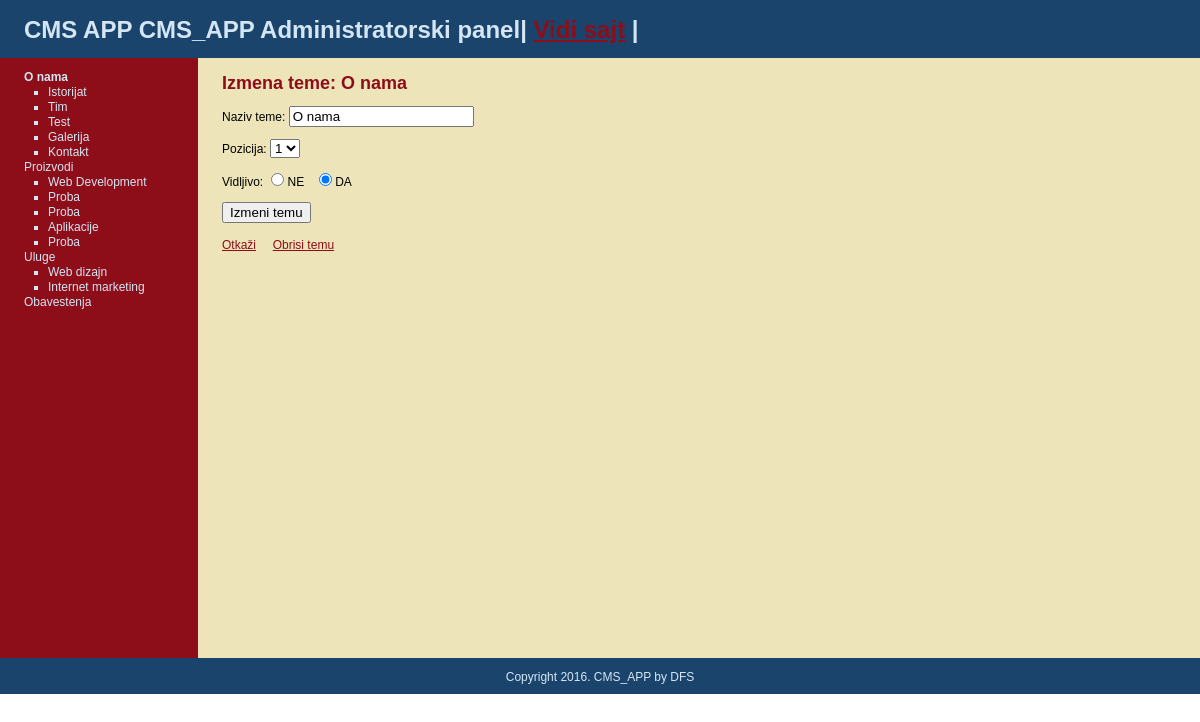
The app's page /izmena_teme.php?tema=1 (signed in) with its own data.
### tables this page shows
CREATE TABLE IF NOT EXISTS `meni` (
  `id` int(11) NOT NULL,
  `ime_dugmeta` varchar(30) NOT NULL,
  `pozicija` int(3) NOT NULL,
  `vidljivo` tinyint(1) NOT NULL
);

CREATE TABLE IF NOT EXISTS `strane` (
  `id` int(11) NOT NULL,
  `dugme_id` int(11) NOT NULL,
  `ime_strane` varchar(30) NOT NULL,
  `pozicija` int(3) NOT NULL,
  `vidljivo` tinyint(1) NOT NULL,
  `sadrzaj` text
);

### public/izmena_teme.php (the view, shortened to what this page needs)
<?php require_once("../includes/konekcija.php") ?>
<?php require_once("../includes/funkcije.php") ?>
<?php  prikaz_naslova(); ?>
<?php include("../includes/layout/header.php") ?>
<div id="main">
	<div id="navigacija">
  		<?php echo navigacija($trenutni_naslov_teme, $trenutni_naslov_strane); ?>
	</div>
	<div id="strana">
    <h2>Izmena teme: <?php echo htmlentities($trenutni_naslov_teme["ime_dugmeta"]); ?></h2>
    <form action="izmena_teme.php?tema=<?php echo urlencode($trenutni_naslov_teme["id"]); ?>" method="post">
    <p>Naziv teme:
    	<input type="text" name="ime_dugmeta" value="<?php echo htmlentities($trenutni_naslov_teme["ime_dugmeta"]); ?>"/>
    </p>
    <p>Pozicija:
    	<select name="pozicija">
        <?php
		$tema_set = prikaz_tema(false);
		$broj_tema = mysqli_num_rows($tema_set);
		for($broj = 1; $broj <= $broj_tema; $broj++){
        echo "<option value=\"{$broj}\"";
		if ($trenutni_naslov_teme["pozicija"] == $broj){
		echo " selected";
		}
		echo ">{$broj}</option>";
        }
		?>
		</select>
    </p>
    <p>Vidljivo:
    	<input type="radio" name="vidljivo" value="0" <?php if ($trenutni_naslov_teme["vidljivo"] == 0) { echo "checked"; } ?>/>NE
        &nbsp;
        <input type="radio" name="vidljivo" value="1"<?php if ($trenutni_naslov_teme["vidljivo"] == 1) { echo "checked"; } ?>/>DA
    </p>
    <input type="submit" name="submit" value="Izmeni temu"/>
    </form>
    <br/>
    <a href="azuriranje.php">Otkaži</a>
    <a href="brisanje_teme.php?tema=<?php echo urlencode($trenutni_naslov_teme["id"]); ?>" onclick="return confirm('Da li ste sigurni?');">Obrisi temu</a>
	</div>
</div>
<?php include("../includes/layout/footer.php") ?>

### includes/funkcije.php (shortened to what this page needs)
<?php
	function prikaz_tema($javno = true) {
		global $konekcija;
            $query = "SELECT * ";
            $query .= "FROM meni ";
            $query .= "ORDER BY pozicija ASC ";
            $tema_set = mysqli_query($konekcija, $query);
			return $tema_set;
	}
	function prikaz_strana_koji_pripadaju_temi($tema_id, $javno=true) {
		global $konekcija;
     		$query = "SELECT * ";
			$query .= "FROM strane ";;
			$query .= "WHERE dugme_id = {$tema_id} ";
			$query .= " ORDER BY pozicija ASC ";
			$strana_set = mysqli_query($konekcija, $query);
			return $strana_set;
	}
	function navigacija ($tema_niz, $strana_niz) {
		    $output = "<ul class=\"tema\">";
            	$tema_set = prikaz_tema(false);
            	while ($tema = mysqli_fetch_assoc($tema_set)) {
			$output .= "<li ";
				if ($tema_niz && $tema["id"] == $tema_niz["id"] ) {
			$output .=  "class=\"selektovano\"";
				}
			$output .=  ">";
			$output .= "<a href=\"azuriranje.php?tema=";
			$output .=  urlencode($tema["id"]);
			$output .= "\">";
			$output .=  $tema["ime_dugmeta"];
			$output .= "</a>";
				$strana_set = prikaz_strana_koji_pripadaju_temi($tema["id"], false);
            $output .= "<ul class=\"strana\">";
            	while ($strana = mysqli_fetch_assoc($strana_set)) {
            $output .=  "<li ";
			$output .=  ">";
			$output .= "<a href=\"azuriranje.php?strana=";
			$output .=  urlencode($strana["id"]);
			$output .= "\">";
			$output .=  $strana["ime_strane"];
			$output .= "</a>";
            $output .= "</li>";
           		}
            $output .= "</ul>";
            $output .= "</li>";
            	}
			$output .= "</ul>";
			return $output;
				}
	function prikaz_naslova_teme_na_osnovu_id ($naslov_id, $javno=true) {
		global $konekcija;
		$siguran_id = mysqli_real_escape_string($konekcija, $naslov_id);
		$query = "SELECT * ";
		$query .= "FROM meni ";
		$query .= "WHERE id = {$siguran_id} ";
		$query .= "LIMIT 1";
		$tema_set = mysqli_query($konekcija, $query);
		if ($naslov = mysqli_fetch_assoc($tema_set)) {
			return $naslov;
		} else {
			return NULL;
		}
	}
	function prikaz_naslova($javno=false) {
		if (isset($_GET["tema"])){
		$trenutni_naslov_teme = prikaz_naslova_teme_na_osnovu_id ($_GET["tema"], $javno);
		if ($trenutni_naslov_teme && $javno) {
				$trenutni_naslov_teme = default_strana_za_teme($trenutni_naslov_teme["id"]);
			} else {$trenutni_naslov_strane = NULL;}
	}
	elseif (isset($_GET["strana"])) {
		$trenutni_naslov_strane = prikaz_naslova_strane_na_osnovu_id ($_GET["strana"], $javno);
		$trenutni_naslov_teme = NULL;
	} else {
		$trenutni_naslov_teme = NULL;
		$trenutni_naslov_strane = NULL;
	}
	}
?>

### public/css/stil.css (style rules this page uses)
body { margin: 0; margin-top: -18px; padding: 0; border: 0; font-size: 12px; line-height:15px; backgrund: #EEE4B9; font-family: Arial; }
a { color: #8D0D19; }
#main { height: 600px; width: 100%; margin: 0; padding: 0; background: #EEE4B9; }
#navigacija { float: left; width: 150px; height: 100%; margin: 0; padding: 0 2em; color: #D4E6F4; background:#8D0D19; }
#navigacija a { color:#D4E6F4; text-decoration: none; }
.tema { margin: 1em 0; padding-left: 0; list-style:none; }
.strana { padding-left: 2em; list-style: square; font-weight:normal; }
.selektovano { font-weight: bold; }
#strana { float: left; height: 100%; padding-left: 2em; vertical-align: top; background: #EEE4B9; }
#strana h2 { color: #8D0D19; margin-top: 1em; }

### public/js/lightbox/css/lightbox.css (style rules this page uses)
body:after { content: url(../img/close.png) url(../img/loading.gif) url(../img/prev.png) url(../img/next.png); display: none; }

### records on screen
meni: value "O nama", ime_dugmeta "O nama", pozicija "1", vidljivo "☑"
strane: value "Istorijat"
strane: value "Tim"
strane: value "Test"
strane: value "Galerija"
strane: value "Kontakt"
meni: value "Proizvodi"
strane: value "Web Development"
strane: value "Proba"
strane: value "Proba"
strane: value "Aplikacije"
strane: value "Proba"
meni: value "Uluge"
strane: value "Web dizajn"
strane: value "Internet marketing"
meni: value "Obavestenja"

### other values on screen
AUTOR "by DFS"
